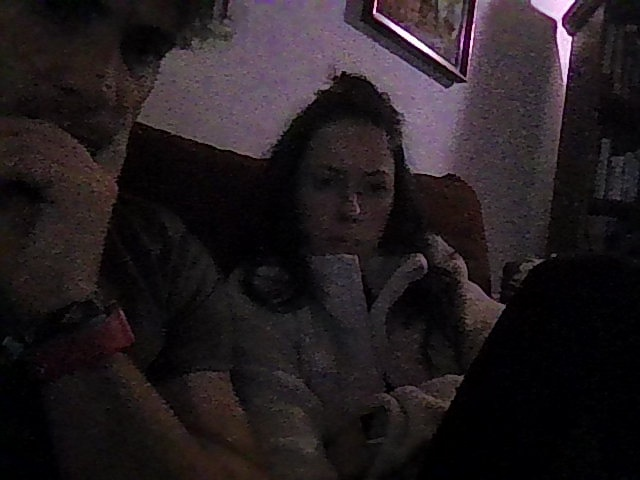
#> input picture camera_image.jpg, 640 x 480 px, given in place of the camera
$ jupyter execute --allow-errors CV_SEG.ipynb
#> lines starting #> are read from the running program, lines starting #| are printed output that depends on the picture; after the words box and inside, x2 and y2 are one past the last pixel; in counts of white or black regions, pixels touching at a corner belong together
#> further down, frame is the input picture: shape (480, 640, 3); mean B, G, R 31.9, 28.6, 35.6
[cell 1]
import cv2
import torch
import torch.nn.functional as F

def nothing(x):
    pass

# Kamera öffnen (meistens 0; wenn du mehrere Kameras hast, evtl. 1, 2, ...)
cap = cv2.VideoCapture(1)

#> (the rest of this cell did not finish here and is left out)

[cell 2]
import cv2
import numpy as np

# Kamera öffnen
cap = cv2.VideoCapture(1)

if not cap.isOpened():
    print("Kamera konnte nicht geöffnet werden")
else:
    roi_hist = None

    print("Drücke 's', um eine Region of Interest (ROI) auszuwählen.")
    print("Drücke 'r', um die Auswahl zurückzusetzen.")
    print("Drücke 'ESC', um zu beenden.")

    while True:
        ret, frame = cap.read()
        if not ret:
            break

        if roi_hist is None:
            # Solange kein ROI gewählt ist, zeige das Originalbild mit Hinweis
            display_frame = frame.copy()
            cv2.putText(display_frame, "Druecke 's' fuer ROI Auswahl", (10, 30),
                        cv2.FONT_HERSHEY_SIMPLEX, 0.7, (0, 255, 0), 2)
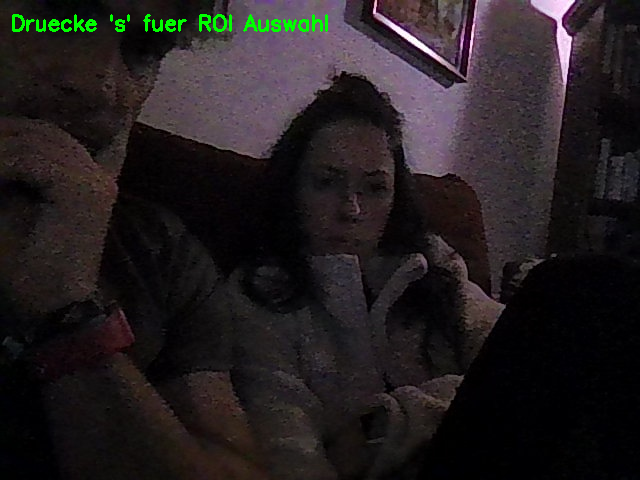
#> display_frame: shape (480, 640, 3); 0.67% of pixels changed, all inside (x1, y1, x2, y2) = (12, 14, 328, 32)
            cv2.imshow("Kamera", display_frame)

            key = cv2.waitKey(1) & 0xFF
#> (key Esc is pressed here)
            if key == ord('s'):
                # ROI Auswahl starten
                # selectROI gibt (x, y, w, h) zurück. Das Fenster friert kurz ein für die Auswahl.
                roi_rect = cv2.selectROI("Kamera", frame, fromCenter=False, showCrosshair=True)
                x, y, w, h = roi_rect

                if w > 0 and h > 0:
                    # ROI ausschneiden und verarbeiten
                    roi = frame[y:y+h, x:x+w]
                    roi_lab = cv2.cvtColor(roi, cv2.COLOR_BGR2Lab)

                    # Histogramm berechnen (nur a und b Kanäle)
                    roi_ab = roi_lab[:, :, 1:3]
                    roi_hist = cv2.calcHist([roi_ab], [0, 1], None, [32, 32], [0, 256, 0, 256])
                    cv2.normalize(roi_hist, roi_hist, alpha=0, beta=255, norm_type=cv2.NORM_MINMAX)
                else:
                    print("Ungültige Auswahl")

        else:
            # Wenn ROI gewählt ist, führe Backprojection durch
            img_lab = cv2.cvtColor(frame, cv2.COLOR_BGR2Lab)
            img_ab = img_lab[:, :, 1:3]

            # Backprojection
            backproj = cv2.calcBackProject([img_ab], [0, 1], roi_hist, [0, 256, 0, 256], scale=1)

            # Glätten und Schwellwert
            # Disc-Kernel für Glättung der Backprojection
            disc = cv2.getStructuringElement(cv2.MORPH_ELLIPSE, (5, 5))
            cv2.filter2D(backproj, -1, disc, backproj)

            # Binäre Maske erstellen
            _, mask = cv2.threshold(backproj, 50, 255, cv2.THRESH_BINARY)

            # Maske für Anzeige auf 3 Kanäle erweitern
            mask_3ch = cv2.merge((mask, mask, mask))

            # Maske anwenden
            result = cv2.bitwise_and(frame, mask_3ch)

            cv2.imshow("Kamera", frame)
            cv2.imshow("Backprojection", backproj)
            cv2.imshow("Maske", mask)
            cv2.imshow("Ergebnis", result)

            key = cv2.waitKey(1) & 0xFF
            if key == ord('r'):
                roi_hist = None
                cv2.destroyWindow("Backprojection")
                cv2.destroyWindow("Maske")
                cv2.destroyWindow("Ergebnis")

        if key == 27: # ESC
            break

    cap.release()
    cv2.destroyAllWindows()

[cell 3]
import cv2
import numpy as np
from collections import deque

# [37 lines left out: function region_growing, not called in this run]

# Globale Variablen für Maus-Callback
seed_point = None

# [5 lines left out: function mouse_callback, not called in this run]

# Kamera öffnen
cap = cv2.VideoCapture(1)
if not cap.isOpened():
    cap = cv2.VideoCapture(0)
    if not cap.isOpened():
        print("Keine Kamera gefunden")
else:
    cv2.namedWindow("Region Growing Live")
    cv2.setMouseCallback("Region Growing Live", mouse_callback)
    cv2.createTrackbar("Threshold", "Region Growing Live", 20, 100, lambda x: None)

    print("Klicke ins Bild, um den Startpunkt (Seed) zu setzen.")
    print("Passe den Threshold an.")
    print("Drücke 'r', um den Seed zu löschen.")
    print("ESC zum Beenden.")

    while True:
        ret, frame = cap.read()
        if not ret:
            break

        # Bild verkleinern für Performance (Region Growing in Python ist langsam)
        scale = 0.2
        small_frame = cv2.resize(frame, None, fx=scale, fy=scale)
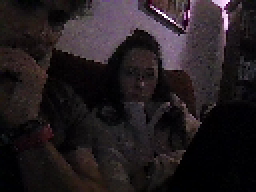
#> small_frame: shape (96, 128, 3) (shown 2 times larger); mean B, G, R 31.8, 28.5, 35.5
        small_gray = cv2.cvtColor(small_frame, cv2.COLOR_BGR2GRAY)

        thresh_val = cv2.getTrackbarPos("Threshold", "Region Growing Live")

        if seed_point is not None:
            # Seed auf kleine Auflösung umrechnen
            sy, sx = seed_point
            small_seed = (int(sy * scale), int(sx * scale))

            # Region Growing ausführen
            mask_small = region_growing(small_gray, small_seed, thresh_val)

            # Maske wieder hochskalieren
            mask = cv2.resize(mask_small, (frame.shape[1], frame.shape[0]), interpolation=cv2.INTER_NEAREST)

            # Overlay erstellen (Rot)
            overlay = np.zeros_like(frame)
            overlay[mask == 1] = [0, 0, 255]

            # Überlagern
            display = cv2.addWeighted(frame, 0.7, overlay, 0.3, 0)

            # Seed-Punkt markieren
            cv2.circle(display, (seed_point[1], seed_point[0]), 5, (0, 255, 0), -1)
        else:
            display = frame

        cv2.imshow("Region Growing Live", display)

        key = cv2.waitKey(1) & 0xFF
#> (key Esc is pressed here)
        if key == 27: # ESC
            break
        elif key == ord('r'):
            seed_point = None

    cap.release()
    cv2.destroyAllWindows()
